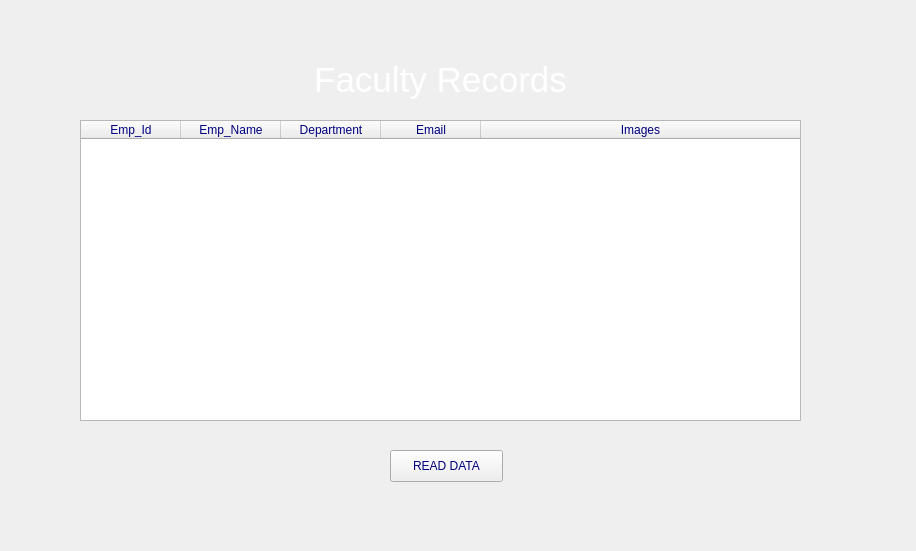
<?xml version="1.0" encoding="UTF-8"?>
<ui version="4.0">
 <class>MainWindow</class>
 <widget class="QMainWindow" name="MainWindow">
  <property name="enabled">
   <bool>true</bool>
  </property>
  <property name="geometry">
   <rect>
    <x>0</x>
    <y>0</y>
    <width>916</width>
    <height>551</height>
   </rect>
  </property>
  <property name="minimumSize">
   <size>
    <width>8</width>
    <height>0</height>
   </size>
  </property>
  <property name="windowTitle">
   <string>MainWindow</string>
  </property>
  <property name="styleSheet">
   <string notr="true">color: rgb(0, 0, 127);</string>
  </property>
  <widget class="QWidget" name="centralwidget">
   <widget class="QTableWidget" name="tableWidget">
    <property name="geometry">
     <rect>
      <x>80</x>
      <y>120</y>
      <width>721</width>
      <height>301</height>
     </rect>
    </property>
    <property name="autoFillBackground">
     <bool>false</bool>
    </property>
    <property name="lineWidth">
     <number>1</number>
    </property>
    <property name="alternatingRowColors">
     <bool>true</bool>
    </property>
    <property name="rowCount">
     <number>0</number>
    </property>
    <property name="columnCount">
     <number>5</number>
    </property>
    <attribute name="horizontalHeaderShowSortIndicator" stdset="0">
     <bool>true</bool>
    </attribute>
    <attribute name="horizontalHeaderStretchLastSection">
     <bool>true</bool>
    </attribute>
    <attribute name="verticalHeaderVisible">
     <bool>true</bool>
    </attribute>
    <column>
     <property name="text">
      <string>Emp_Id</string>
     </property>
    </column>
    <column>
     <property name="text">
      <string>Emp_Name</string>
     </property>
    </column>
    <column>
     <property name="text">
      <string>Department</string>
     </property>
    </column>
    <column>
     <property name="text">
      <string>Email</string>
     </property>
    </column>
    <column>
     <property name="text">
      <string>Images</string>
     </property>
    </column>
   </widget>
   <widget class="QLabel" name="label">
    <property name="geometry">
     <rect>
      <x>80</x>
      <y>60</y>
      <width>721</width>
      <height>41</height>
     </rect>
    </property>
    <property name="font">
     <font>
      <pointsize>26</pointsize>
     </font>
    </property>
    <property name="text">
     <string>&lt;html&gt;&lt;head/&gt;&lt;body&gt;&lt;p&gt;&lt;span style=&quot; color:#ffffff;&quot;&gt;Faculty Records&lt;/span&gt;&lt;/p&gt;&lt;/body&gt;&lt;/html&gt;</string>
    </property>
    <property name="alignment">
     <set>Qt::AlignCenter</set>
    </property>
   </widget>
   <widget class="QPushButton" name="readBtn">
    <property name="geometry">
     <rect>
      <x>390</x>
      <y>450</y>
      <width>113</width>
      <height>32</height>
     </rect>
    </property>
    <property name="text">
     <string>READ DATA</string>
    </property>
   </widget>
   <widget class="QLabel" name="label_2">
    <property name="geometry">
     <rect>
      <x>0</x>
      <y>0</y>
      <width>921</width>
      <height>551</height>
     </rect>
    </property>
    <property name="text">
     <string/>
    </property>
    <property name="pixmap">
     <pixmap>../FirstProg/A.I2.PNG</pixmap>
    </property>
    <property name="scaledContents">
     <bool>true</bool>
    </property>
   </widget>
   <zorder>label_2</zorder>
   <zorder>tableWidget</zorder>
   <zorder>label</zorder>
   <zorder>readBtn</zorder>
  </widget>
 </widget>
 <resources/>
 <connections/>
</ui>
